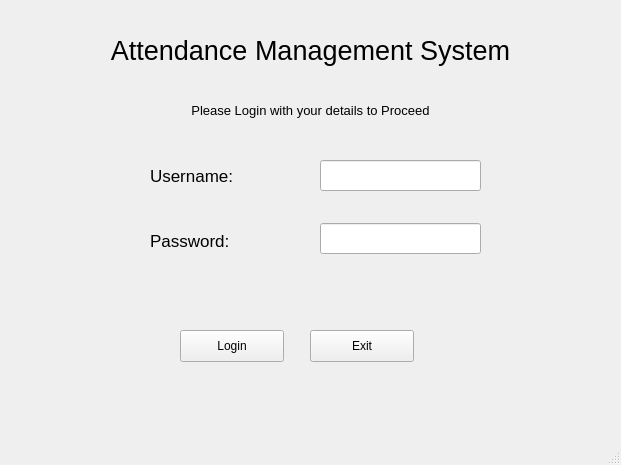
<?xml version="1.0" encoding="UTF-8"?>
<ui version="4.0">
 <class>LoginWindow</class>
 <widget class="QMainWindow" name="LoginWindow">
  <property name="geometry">
   <rect>
    <x>0</x>
    <y>0</y>
    <width>621</width>
    <height>465</height>
   </rect>
  </property>
  <property name="windowTitle">
   <string>Login To System</string>
  </property>
  <property name="windowIcon">
   <iconset>
    <normaloff>key.png</normaloff>key.png</iconset>
  </property>
  <property name="autoFillBackground">
   <bool>false</bool>
  </property>
  <property name="iconSize">
   <size>
    <width>40</width>
    <height>40</height>
   </size>
  </property>
  <widget class="QWidget" name="centralwidget">
   <widget class="QLabel" name="label">
    <property name="geometry">
     <rect>
      <x>150</x>
      <y>150</y>
      <width>121</width>
      <height>51</height>
     </rect>
    </property>
    <property name="font">
     <font>
      <pointsize>13</pointsize>
     </font>
    </property>
    <property name="text">
     <string>Username: </string>
    </property>
   </widget>
   <widget class="QLabel" name="label_2">
    <property name="geometry">
     <rect>
      <x>150</x>
      <y>220</y>
      <width>111</width>
      <height>41</height>
     </rect>
    </property>
    <property name="font">
     <font>
      <pointsize>13</pointsize>
     </font>
    </property>
    <property name="text">
     <string>Password:</string>
    </property>
   </widget>
   <widget class="QLineEdit" name="Username">
    <property name="geometry">
     <rect>
      <x>320</x>
      <y>160</y>
      <width>161</width>
      <height>31</height>
     </rect>
    </property>
    <property name="inputMask">
     <string/>
    </property>
   </widget>
   <widget class="QLineEdit" name="Password">
    <property name="geometry">
     <rect>
      <x>320</x>
      <y>223</y>
      <width>161</width>
      <height>31</height>
     </rect>
    </property>
    <property name="echoMode">
     <enum>QLineEdit::Password</enum>
    </property>
   </widget>
   <widget class="QPushButton" name="Login">
    <property name="geometry">
     <rect>
      <x>180</x>
      <y>330</y>
      <width>104</width>
      <height>32</height>
     </rect>
    </property>
    <property name="text">
     <string>Login</string>
    </property>
   </widget>
   <widget class="QPushButton" name="Exit">
    <property name="geometry">
     <rect>
      <x>310</x>
      <y>330</y>
      <width>104</width>
      <height>32</height>
     </rect>
    </property>
    <property name="text">
     <string>Exit</string>
    </property>
   </widget>
   <widget class="QLabel" name="label_3">
    <property name="geometry">
     <rect>
      <x>0</x>
      <y>10</y>
      <width>621</width>
      <height>81</height>
     </rect>
    </property>
    <property name="font">
     <font>
      <family>MS Shell Dlg 2</family>
      <pointsize>20</pointsize>
     </font>
    </property>
    <property name="text">
     <string>Attendance Management System</string>
    </property>
    <property name="alignment">
     <set>Qt::AlignCenter</set>
    </property>
   </widget>
   <widget class="QLabel" name="label_4">
    <property name="geometry">
     <rect>
      <x>0</x>
      <y>90</y>
      <width>621</width>
      <height>41</height>
     </rect>
    </property>
    <property name="font">
     <font>
      <pointsize>10</pointsize>
     </font>
    </property>
    <property name="text">
     <string>Please Login with your details to Proceed</string>
    </property>
    <property name="alignment">
     <set>Qt::AlignCenter</set>
    </property>
   </widget>
  </widget>
  <widget class="QStatusBar" name="statusbar"/>
 </widget>
 <resources/>
 <connections/>
</ui>
